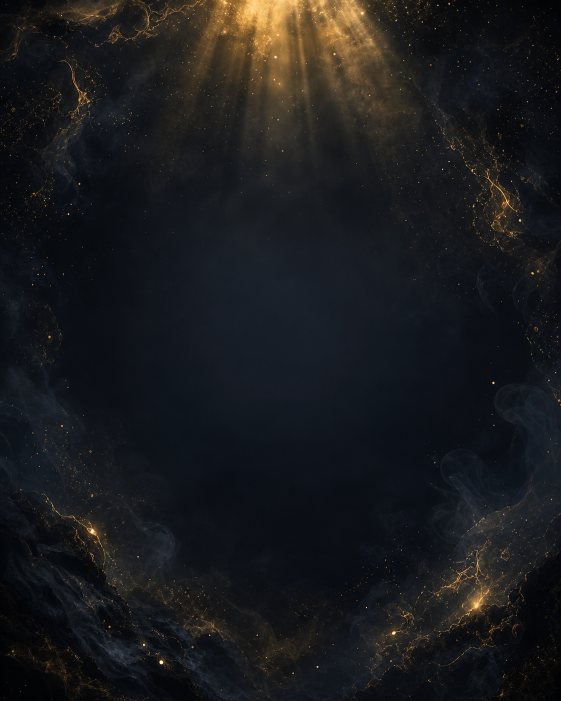
#> input picture carousel/bg/bg1.png, 1122 x 1402 px (shown at 1/2 size)
$ python make_carousel.py
#> lines starting #> are read from the running program, lines starting #| are printed output that depends on the picture
# -*- coding: utf-8 -*-
"""Генератор карусели «Ты следующий?» — 8 слайдов 1080x1350."""
import os
from PIL import Image, ImageDraw, ImageFont, ImageFilter, ImageEnhance

W, H = 1080, 1350
MARGIN = 96
FDIR = os.path.join(os.path.dirname(os.path.abspath(__file__)), "fonts")
OUT = os.path.join(os.path.dirname(os.path.abspath(__file__)), "out")
BG = os.path.join(os.path.dirname(os.path.abspath(__file__)), "bg")
os.makedirs(OUT, exist_ok=True)

GOLD = (214, 175, 106)
GOLD_BRIGHT = (240, 205, 140)
WHITE = (245, 242, 236)
GREY = (176, 172, 165)


def font(name, size):
    return ImageFont.truetype(os.path.join(FDIR, name), size)


def F_BOLD(s):
    return font("Roboto-Bold.ttf", s)


def F_XBOLD(s):
    return font("Roboto-Black.ttf", s)


def F_REG(s):
    return font("Roboto-Regular.ttf", s)


def F_SEMI(s):
    return font("Roboto-Medium.ttf", s)


# ---------------------------------------------------------------- background
def make_bg(path, darken=0.62, blur=2):
#> called with path = 'carousel/bg/bg1.png', darken = 0.5, blur = 2
    im = Image.open(path).convert("RGB")
#> im is the input picture: PIL image 1122x1402 RGB; mean R, G, B 25.9, 26.6, 28.5
    # cover-crop to 1080x1350
    r = max(W / im.width, H / im.height)
#> r = 0.963
    im = im.resize((int(im.width * r + 1), int(im.height * r + 1)), Image.LANCZOS)
#> im: PIL image 1081x1351 RGB
    x = (im.width - W) // 2
#> x = 0
    y = (im.height - H) // 2
#> y = 0
    im = im.crop((x, y, x + W, y + H))
#> im: PIL image 1080x1350 RGB
    if blur:
        im = im.filter(ImageFilter.GaussianBlur(blur))
    im = ImageEnhance.Brightness(im).enhance(darken)
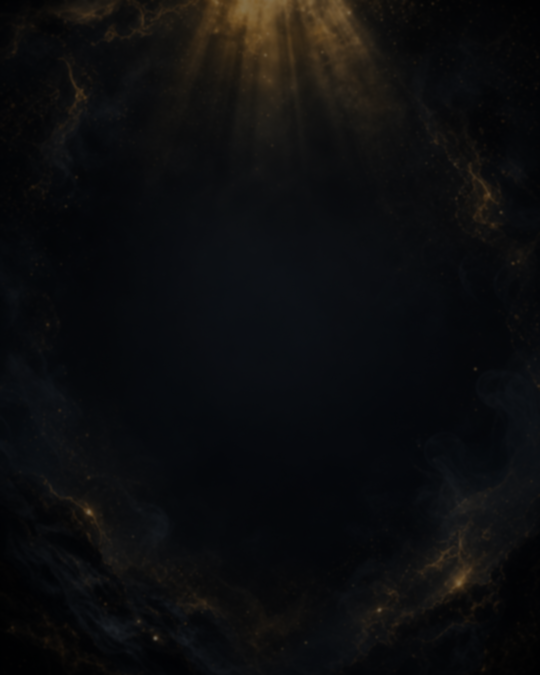
#> im: PIL image 1080x1350 RGB (shown at 1/2 size); mean R, G, B 12.7, 13.1, 14
    # центральное затемнение под текст
    ov = Image.new("L", (W, H), 0)
#> ov: PIL image 1080x1350 L; every value is 0
    d = ImageDraw.Draw(ov)
    d.rectangle([0, 0, W, H], fill=90)
    veil = Image.new("RGB", (W, H), (6, 8, 14))
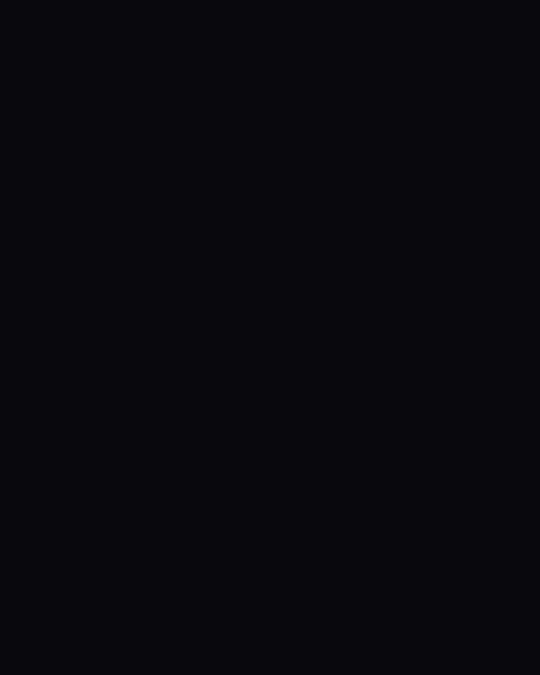
#> veil: PIL image 1080x1350 RGB (shown at 1/2 size); mean R, G, B 6, 8, 14
    im = Image.composite(veil, im, ov)
    return im


# ---------------------------------------------------------------- text engine
def wrap(draw, text, fnt, maxw):
    words = text.split()
    lines, cur = [], ""
    for w in words:
        t = (cur + " " + w).strip()
        if draw.textlength(t, font=fnt) <= maxw or not cur:
            cur = t
        else:
            lines.append(cur)
            cur = w
    if cur:
        lines.append(cur)
    return lines


def glow_text(img, xy, text, fnt, fill, anchor="mm", glow=(0, 0, 0), radius=10):
    """тень/свечение под текстом для читаемости"""
    layer = Image.new("RGBA", img.size, (0, 0, 0, 0))
    d = ImageDraw.Draw(layer)
    d.text(xy, text, font=fnt, fill=glow + (200,), anchor=anchor)
    layer = layer.filter(ImageFilter.GaussianBlur(radius))
    img.alpha_composite(layer)
    d = ImageDraw.Draw(img)
    d.text(xy, text, font=fnt, fill=fill, anchor=anchor)


# style: (font_file, size, color, line_height, space_after, caps)
STYLES = {
    "h1":    ("Roboto-Black.ttf",   74,  WHITE,       1.14, 34, True),
    "h2":    ("Roboto-Bold.ttf",    58,  WHITE,       1.18, 30, False),
    "gold":  ("Roboto-Bold.ttf",    50,  GOLD_BRIGHT, 1.24, 28, False),
    "body":  ("Roboto-Regular.ttf", 40,  GREY,        1.36, 26, False),
    "bodyw": ("Roboto-Medium.ttf",  42,  WHITE,       1.32, 26, False),
    "small": ("Roboto-Regular.ttf", 32,  GREY,        1.36, 20, False),
    "cta":   ("Roboto-Black.ttf",   64,  WHITE,       1.16, 30, True),
    "zero":  ("Roboto-Black.ttf",  150,  GOLD_BRIGHT, 1.05, 22, False),
    "rule":  (None,                  0,  GOLD,        1.0,  34, False),
}


def layout(blocks, maxw, scale=1.0):
    """Разбивает блоки на строки и считает общую высоту."""
#> called with maxw = 888, scale = 1
    tmp = Image.new("RGB", (10, 10))
    d = ImageDraw.Draw(tmp)
    prepared, total = [], 0
    for i, (style, text) in enumerate(blocks):
        fname, size, color, lh, sp, caps = STYLES[style]
        sp = int(sp * scale)
        if style == "rule":
            prepared.append((style, None, color, 0, ["-"]))
            total += 4 + sp
            continue
        fsize = max(20, int(size * scale))
        fnt = font(fname, fsize)
        t = text.upper() if caps else text
        lines = []
        for para in t.split("\n"):
            lines += wrap(d, para, fnt, maxw) if para.strip() else [""]
        step = int(fsize * lh)
        prepared.append((style, fnt, color, step, lines))
        total += step * len(lines) + sp
    return prepared, total


def render(idx, bgfile, blocks, tag=None, darken=0.55):
    base = make_bg(os.path.join(BG, bgfile), darken=darken).convert("RGBA")
    maxw = W - 2 * MARGIN
    avail = H - 2 * 150  # безопасная зона по вертикали

    scale = 1.0
    prepared, total = layout(blocks, maxw, scale)
    while total > avail and scale > 0.55:
        scale -= 0.03
        prepared, total = layout(blocks, maxw, scale)

    y = (H - total) / 2 + 20

    d = ImageDraw.Draw(base)
    d.text((MARGIN, 76), f"{idx:02d}", font=F_BOLD(28), fill=GOLD, anchor="lm")
    d.line([(MARGIN + 46, 76), (MARGIN + 104, 76)], fill=GOLD, width=2)
    if tag:
        d.text((MARGIN + 122, 78), tag.upper(), font=F_SEMI(23),
               fill=(150, 140, 122), anchor="lm")

    for style, fnt, color, step, lines in prepared:
        sp = int(STYLES[style][4] * scale)
        if style == "rule":
            cy = int(y + 2)
            ImageDraw.Draw(base).line([(W / 2 - 70, cy), (W / 2 + 70, cy)],
                                      fill=GOLD, width=3)
            y += 4 + sp
            continue
        for ln in lines:
            if ln:
                glow_text(base, (W / 2, y + step / 2), ln, fnt, color,
                          anchor="mm", glow=(0, 0, 0), radius=12)
            y += step
        y += sp
#> this loop made 6 passes
#> pass 1, in glow_text, `layer = layer.filter(ImageFilter.GaussianBlur(radius))`:
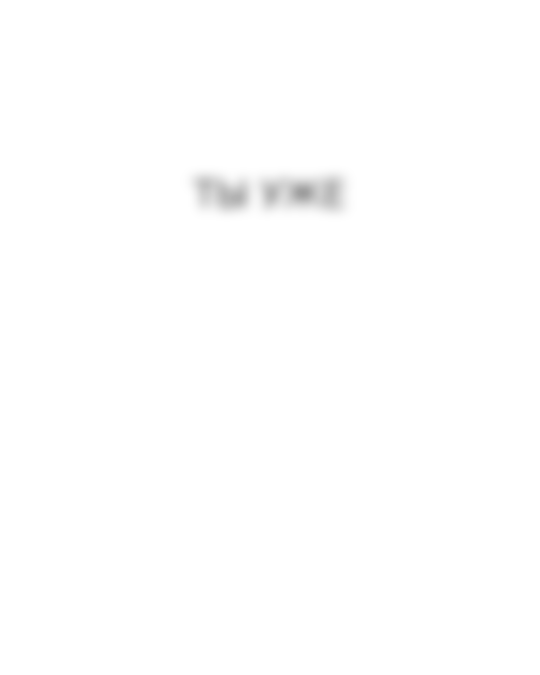
#> layer: PIL image 1080x1350 RGBA (shown at 1/2 size); mean R, G, B, A 0, 0, 0, 0.7; transparent parts drawn white
#> pass 1, in glow_text (call 2), `layer = layer.filter(ImageFilter.GaussianBlur(radius))`:
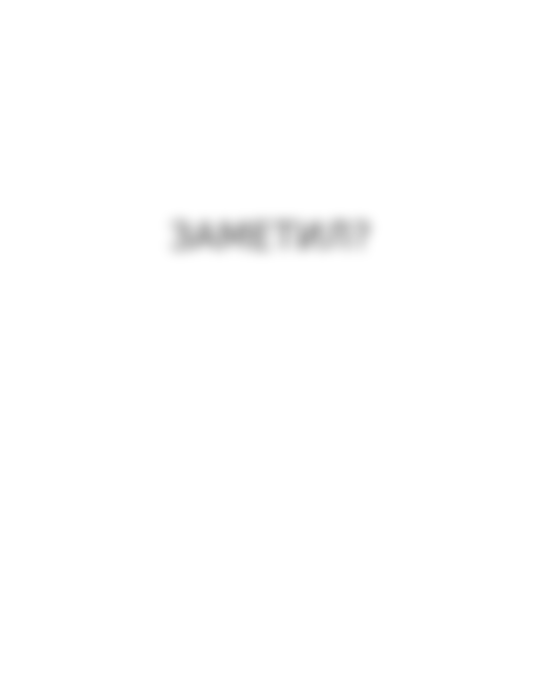
#> layer: PIL image 1080x1350 RGBA (shown at 1/2 size); mean R, G, B, A 0, 0, 0, 1; transparent parts drawn white
#> after the loop:
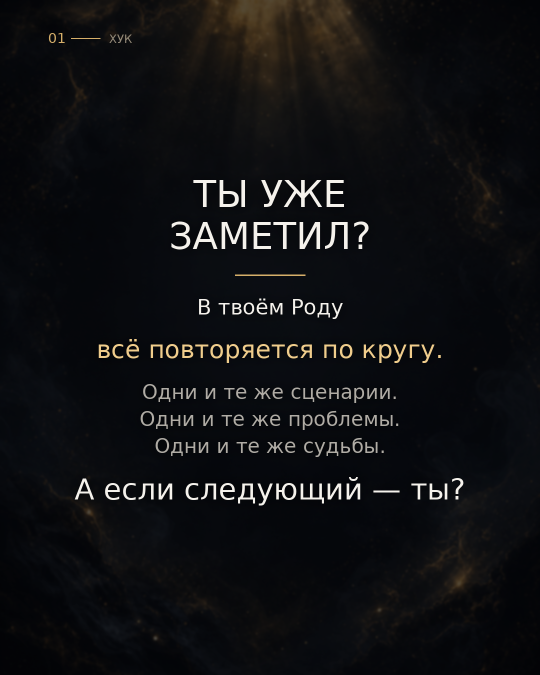
#> base: PIL image 1080x1350 RGBA (shown at 1/2 size); mean R, G, B, A 16.3, 16.9, 18.9, 255
#> after the loop, y = 1043.5

    d = ImageDraw.Draw(base)
    foot = "СВАЙПАЙ ДАЛЬШЕ" if idx < 8 else "ЖДУ ТВОЮ 0 В ДИРЕКТЕ"
    d.text((W / 2, H - 64), foot, font=F_SEMI(25), fill=(142, 132, 116), anchor="mm")

    path = os.path.join(OUT, f"slide_{idx}.png")
    base.convert("RGB").save(path, quality=95)
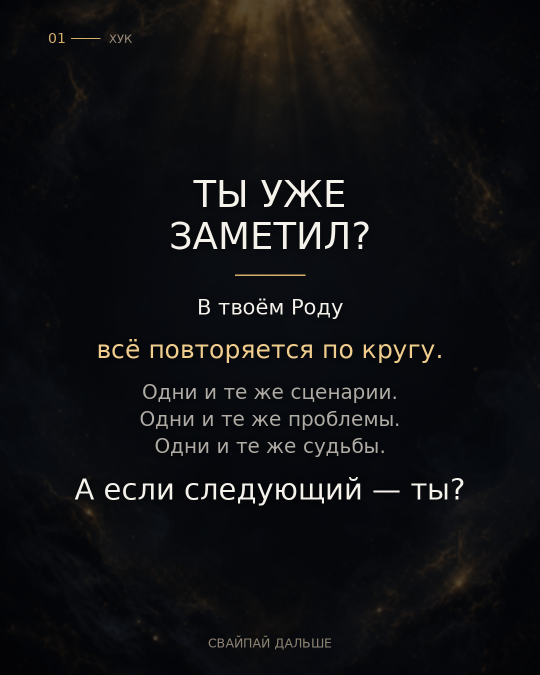
#> saved as slide_1.png: PIL image 1080x1350 RGB (shown at 1/2 size); mean R, G, B 16.4, 17, 19
    print("saved", path)


# ---------------------------------------------------------------- slides
SLIDES = [
    (1, "bg1.png", "хук", [
        ("h1", "Ты уже\nзаметил?"),
        ("rule", ""),
        ("bodyw", "В твоём Роду"),
        ("gold", "всё повторяется по кругу."),
        ("body", "Одни и те же сценарии.\nОдни и те же проблемы.\nОдни и те же судьбы."),
        ("h2", "А если следующий — ты?"),
    ]),
    (2, "bg2.png", "узнавание", [
        ("h2", "Посмотри внимательно\nна свой Род."),
        ("rule", ""),
        ("body", "Женщины снова оказываются\nс мужчинами, которые пьют."),
        ("body", "Мужчины зарабатывают —\nи снова теряют деньги."),
        ("body", "Разводы повторяются."),
        ("body", "Кредиты передаются\nиз одного этапа жизни в другой."),
        ("body", "Болезни появляются\nслишком рано."),
        ("gold", "Совпадение? Или сценарий,\nкоторый никто не остановил?"),
    ]),
    (3, "bg1.png", "раскачивание", [
        ("h2", "А теперь представь:\nты ничего не меняешь."),
        ("rule", ""),
        ("body", "Проходит 10 лет.\nТы продолжаешь жить\nпо привычной схеме."),
        ("body", "Твои дети наблюдают это.\nИ однажды замечаешь:"),
        ("gold", "твоя дочь повторяет тебя.\nтвой сын повторяет отца."),
        ("body", "Не потому что они этого хотят.\nА потому что именно это\nони видели как норму."),
    ]),
    (4, "bg2.png", "цена бездействия", [
        ("h2", "То, что не осознанно тобой,\nможет повторяться\nснова и снова."),
        ("rule", ""),
        ("body", "Сценарии отношений.\nОтношение к деньгам.\nСтрах перемен.\nЧувство вины.\nЖизнь «через усилие»."),
        ("bodyw", "И самое страшное:"),
        ("gold", "ты можешь передать дальше\nто, от чего сам хотел избавиться."),
        ("body", "Пока кто-то не решит\nостановить этот круг."),
    ]),
    (5, "bg1.png", "поворот", [
        ("h2", "Этим человеком\nможешь стать ты."),
        ("rule", ""),
        ("body", "Не для того, чтобы «спасти весь Род».\nА для того, чтобы"),
        ("gold", "начать менять свою часть истории."),
        ("bodyw", "Разобраться:"),
        ("body", "— что именно повторяется;\n— где ты живёшь не своим сценарием;\n— какие финансовые установки держат;\n— что пора перестать нести в будущее."),
        ("gold", "Перемены начинаются\nс одного человека."),
    ]),
    (6, "bg2.png", "что внутри", [
        ("bodyw", "Обряд"),
        ("gold", "«Долги и кредиты —\nкак от них избавиться\nбыстро и навсегда»"),
        ("rule", ""),
        ("body", "В работе ты смотришь\nне только на сам долг. А глубже:"),
        ("bodyw", "что стоит за отношением\nк деньгам и обязательствам."),
        ("body", "Что ты повторяешь.\nЧто удерживает тебя\nв привычном сценарии.\nИ что необходимо изменить\nв своей жизни уже сейчас."),
    ]),
    (7, "bg1.png", "формат", [
        ("h1", "Одна\nвстреча"),
        ("rule", ""),
        ("body", "Ты приходишь со своим запросом.\nМы разбираем ситуацию\nи проходим практику."),
        ("body", "Без многолетнего хождения по кругу.\nБез попытки просто\n«перетерпеть ещё немного»."),
        ("gold", "Твоя задача — не только увидеть\nсценарий, но и начать\nдействовать иначе."),
    ]),
    (8, "bg2.png", "действие", [
        ("cta", "Хочешь сдвинуться\nс мёртвой точки?"),
        ("rule", ""),
        ("body", "Напиши мне в директ цифру"),
        ("zero", "0"),
        ("body", "И я пришлю тебе первые 4 шага,\nс которых можно начать разбираться\nс ситуацией с долгами и кредитами."),
        ("gold", "Сейчас доступно 12 мест."),
    ]),
]

for idx, bg, tag, blocks in SLIDES:
    render(idx, bg, blocks, tag=tag, darken=0.5 if bg == "bg1.png" else 0.62)
#> pass 2 of the loop `for idx, bg, tag, blocks in SLIDES:`:
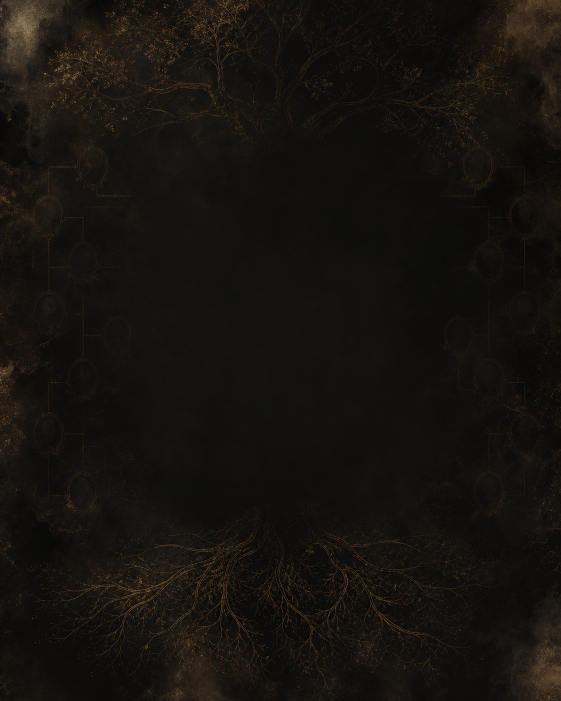
#> input picture carousel/bg/bg2.png, 1122 x 1402 px (shown at 1/2 size)
#> in make_bg, im is the input picture: PIL image 1122x1402 RGB; mean R, G, B 21.6, 18.5, 14.7
#> in render (call 2), `prepared, total = layout(blocks, maxw, scale)`: prepared = 8 items; total = 972
#> after the loop in render (call 2), `while total > avail and scale > 0.55:`: scale = 1
#> in render (call 2), `y = (H - total) / 2 + 20`: y = 209
#> the loop in render (call 2), `for style, fnt, color, step, lines in prepared:` made 8 passes
#> (style, fnt, color, step, lines, sp, cy, y) on pass 2: ('rule', None, (214, 175, 106), 0, ['-'], 34, 377, 413)
#> pass 1, in glow_text (call 10), `layer = layer.filter(ImageFilter.GaussianBlur(radius))`:
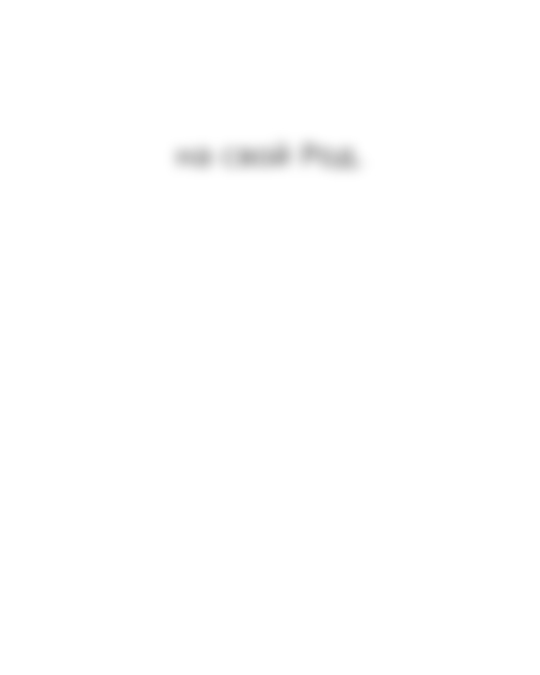
#> layer: PIL image 1080x1350 RGBA (shown at 1/2 size); mean R, G, B, A 0, 0, 0, 0.6; transparent parts drawn white
#> after the loop in render (call 2), `for style, fnt, color, step, lines in prepared:`: y = 1181
#> in render (call 2), `base.convert("RGB").save(path, quality=95)`:
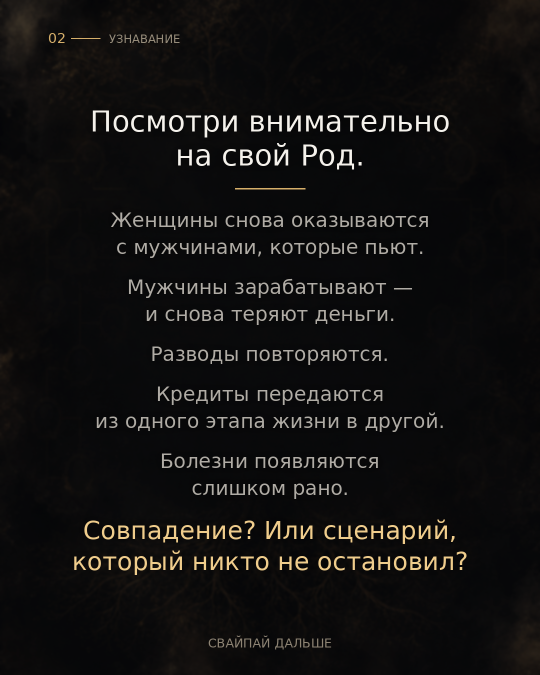
#> saved as slide_2.png: PIL image 1080x1350 RGB (shown at 1/2 size); mean R, G, B 19, 18, 17.5
